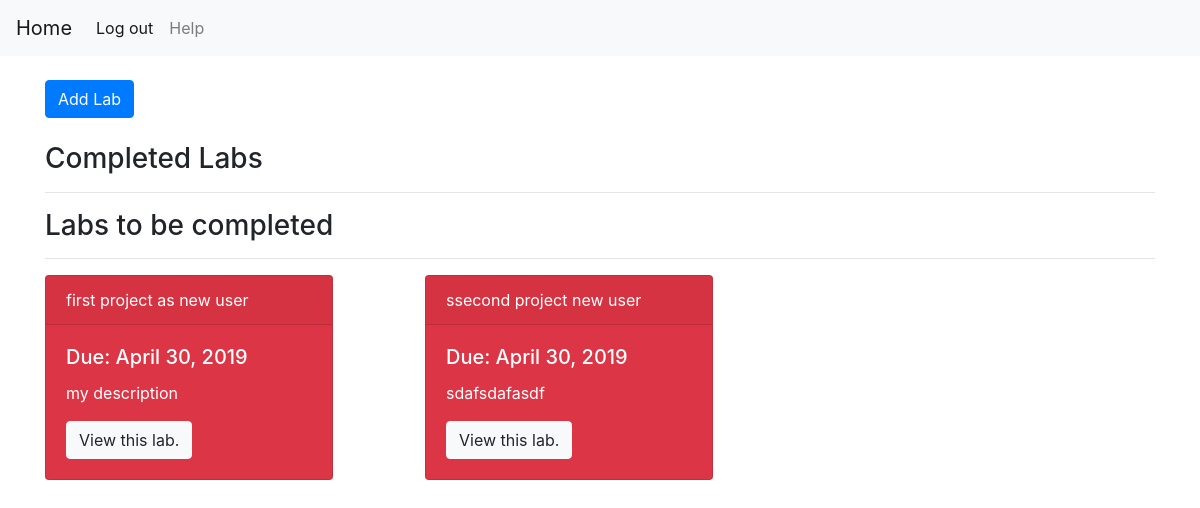
Before: / (signed in) with the older database file.
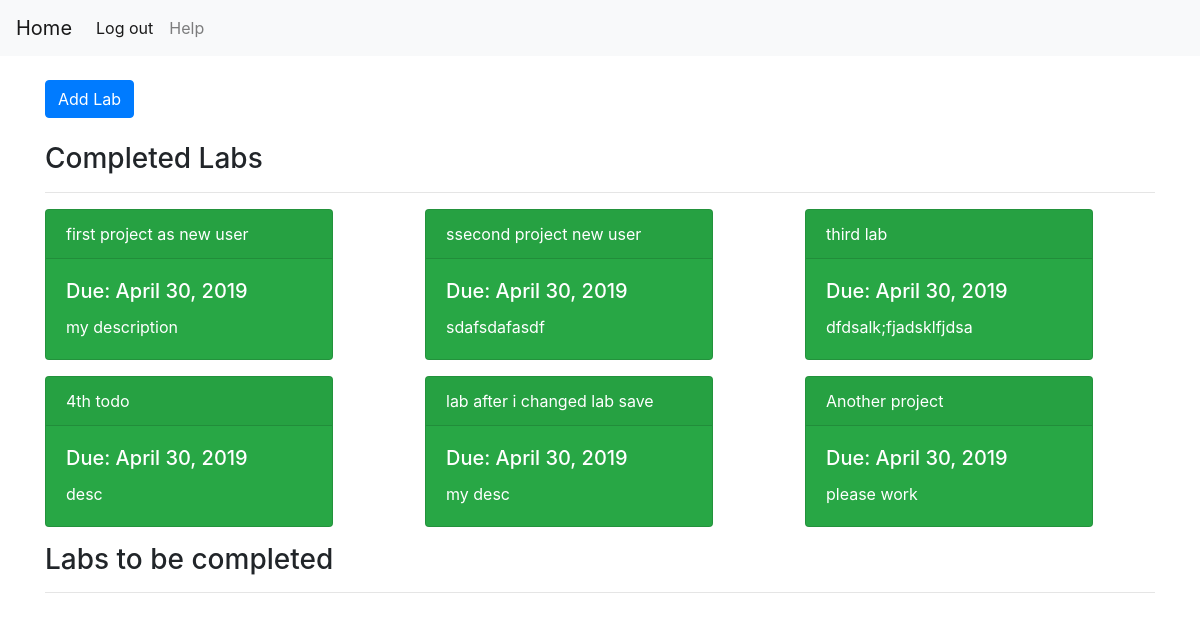
After: the same page with the newer database file.
### main/models.py (models this page shows, shortened)
class Lab(models.Model):
    title = models.CharField(max_length=50)
    description = models.CharField(max_length=200)
    start_date = models.DateField()
    due_date = models.DateField()
    users = models.ManyToManyField(User)
    completed = models.BooleanField(default=False)
    class Meta:
        verbose_name_plural = 'Labs'
    def __str__(self):
        return self.title

### main/views.py (the view)
# urls.py: path('', views.homepage, name='homepage'),
def homepage(request):
    if request.user.is_authenticated:
        completed = Lab.objects.filter(users=request.user, completed=True)
        incompleted = Lab.objects.filter(users=request.user, completed=False).order_by('due_date')
        print(incompleted)
        return render(request,
                    'main/homepage.html',
                    context={'completed': completed, 'incompleted': incompleted,
                            'logged_in': True})
    else:
        return render(request,
                      'main/homepage.html',
                      {'logged_in': False})

### main/templates/main/homepage.html
{% extends "main/main_html.html" %}
{% block content %}
<div class='container'>
    {% if logged_in == True%}
        <a href='/labs/new' class='btn btn-primary'> Add Lab</a> <br> <br>
        <h3> Completed Labs </h3>
        <hr>
        <div class='row'>
            {% for lab in completed %}
            <div class='col-md-4'>
                <div class="card text-white bg-success mb-3" style="max-width: 18rem;">
                    <div class="card-header">{{  lab.title }}</div>
                    <div class="card-body">
                        <h5 class="card-title">Due: {{ lab.due_date }}</h5>
                        <p class="card-text">{{ lab.description }}</p>
                    </div>
                </div>
            </div>
            {% endfor %}
        </div>
        <h3> Labs to be completed </h3>
        <hr>
        <div class='row'>
            {% for lab in incompleted %}
            <div class='col-md-4'>
                    <div class="card text-white bg-danger mb-3" style="max-width: 18rem;">
                        <div class="card-header">{{  lab.title }}</div>
                        <div class="card-body">
                            <h5 class="card-title">Due: {{ lab.due_date }}</h5>
                            <p class="card-text">{{ lab.description }}</p>
                            <a href={% url 'main:lab_show' lab_id=lab.id %} class="btn btn-light">View this lab.</a>
                        </div>
                    </div>
                </div>
            {% endfor %}
         </div>
    {% else %}
        <h3> Please log in to use this app. </h3>
    {% endif %}
</div>
{% endblock %}

Changed rows visible on the page:
changed Lab "first project as new user": moves from the list under "Labs to be completed" to the list under "Completed Labs"
changed Lab "ssecond project new user": moves from the list under "Labs to be completed" to the list under "Completed Labs"
added Lab: title "third lab", due_date "April 30, 2019", description "dfdsalk;fjadsklfjdsa", shown under "Completed Labs"
added Lab: title "4th todo", due_date "April 30, 2019", description "desc", shown under "Completed Labs"
added Lab: title "lab after i changed lab save", due_date "April 30, 2019", description "my desc", shown under "Completed Labs"
added Lab: title "Another project", due_date "April 30, 2019", description "please work", shown under "Completed Labs"
